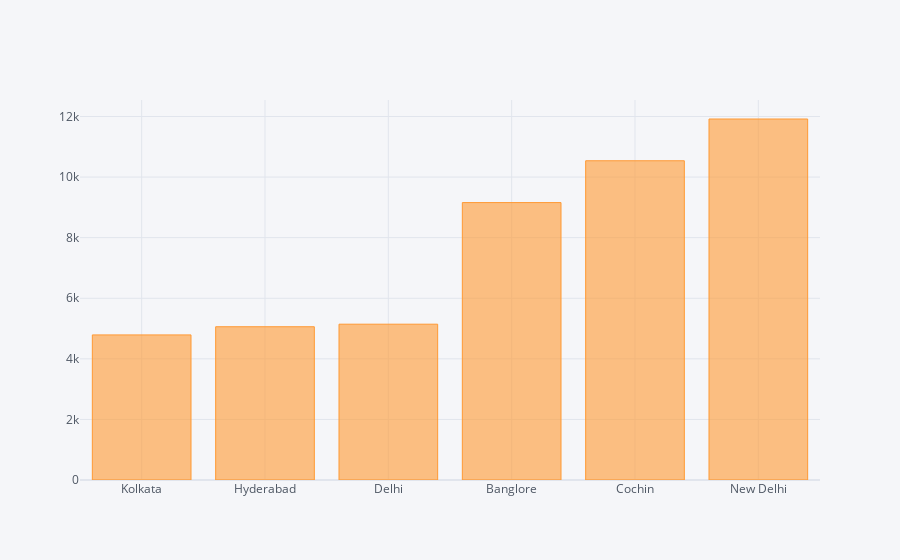

Notebook source saved alongside this figure:
### Code cell
data.groupby(['Destination'])['Price'].mean().sort_values().iplot(kind='bar')

### Figure 1 — Plotly figure (JSON) as saved in the notebook; plotly's stock layout.template omitted (floating-point values rounded to 4 significant figures)
{"data": [{"marker": {"color": "rgba(255, 153, 51, 0.6)", "line": {"color": "rgba(255, 153, 51, 1.0)", "width": 1}}, "name": "Price", "orientation": "v", "text": "", "type": "bar", "x": ["Kolkata", "Hyderabad", "Delhi", "Banglore", "Cochin", "New Delhi"], "y": [4790.0, 5060.0, 5144.0, 9158.0, 10540.0, 11920.0]}], "layout": {"autosize": true, "legend": {"bgcolor": "#F5F6F9", "font": {"color": "#4D5663"}}, "paper_bgcolor": "#F5F6F9", "plot_bgcolor": "#F5F6F9", "title": {"font": {"color": "#4D5663"}}, "xaxis": {"autorange": true, "gridcolor": "#E1E5ED", "range": [-0.5, 5.5], "showgrid": true, "tickfont": {"color": "#4D5663"}, "title": {"font": {"color": "#4D5663"}, "text": ""}, "type": "category", "zerolinecolor": "#E1E5ED"}, "yaxis": {"autorange": true, "gridcolor": "#E1E5ED", "range": [0, 12540.0], "showgrid": true, "tickfont": {"color": "#4D5663"}, "title": {"font": {"color": "#4D5663"}, "text": ""}, "type": "linear", "zerolinecolor": "#E1E5ED"}}}
